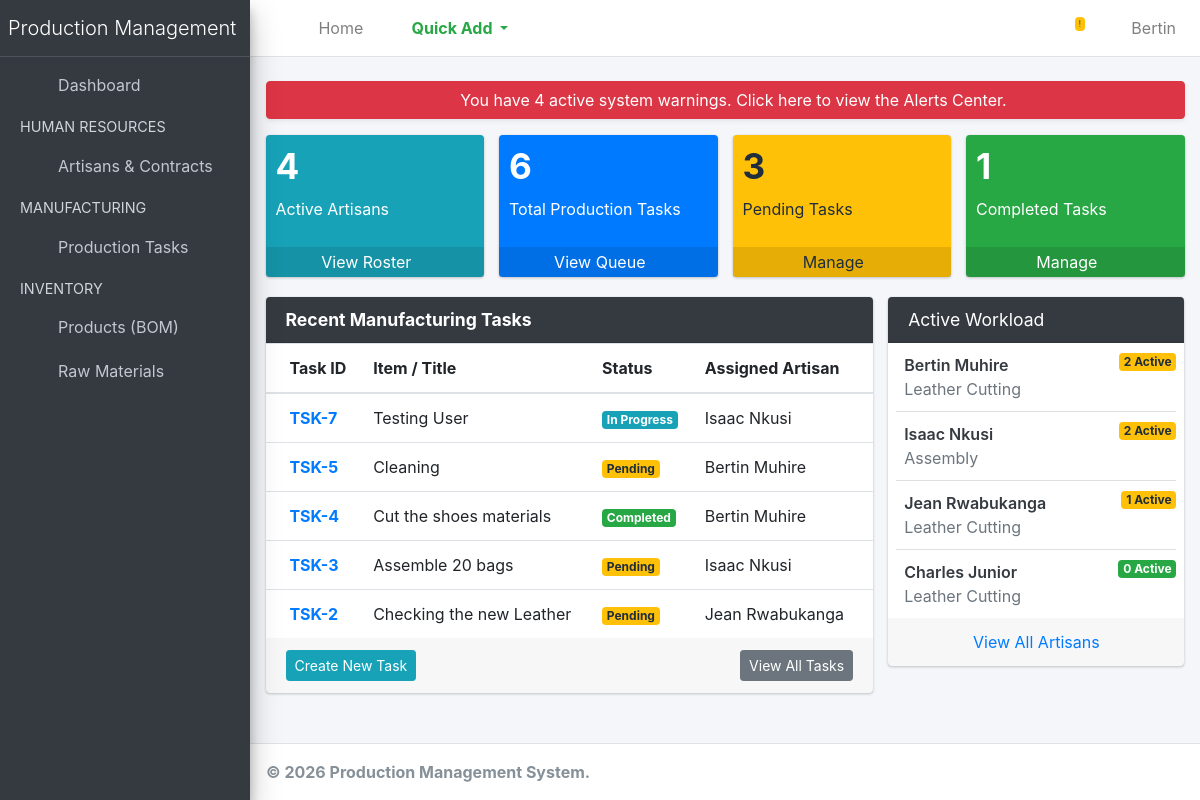
Before: / (signed in) with the older database file.
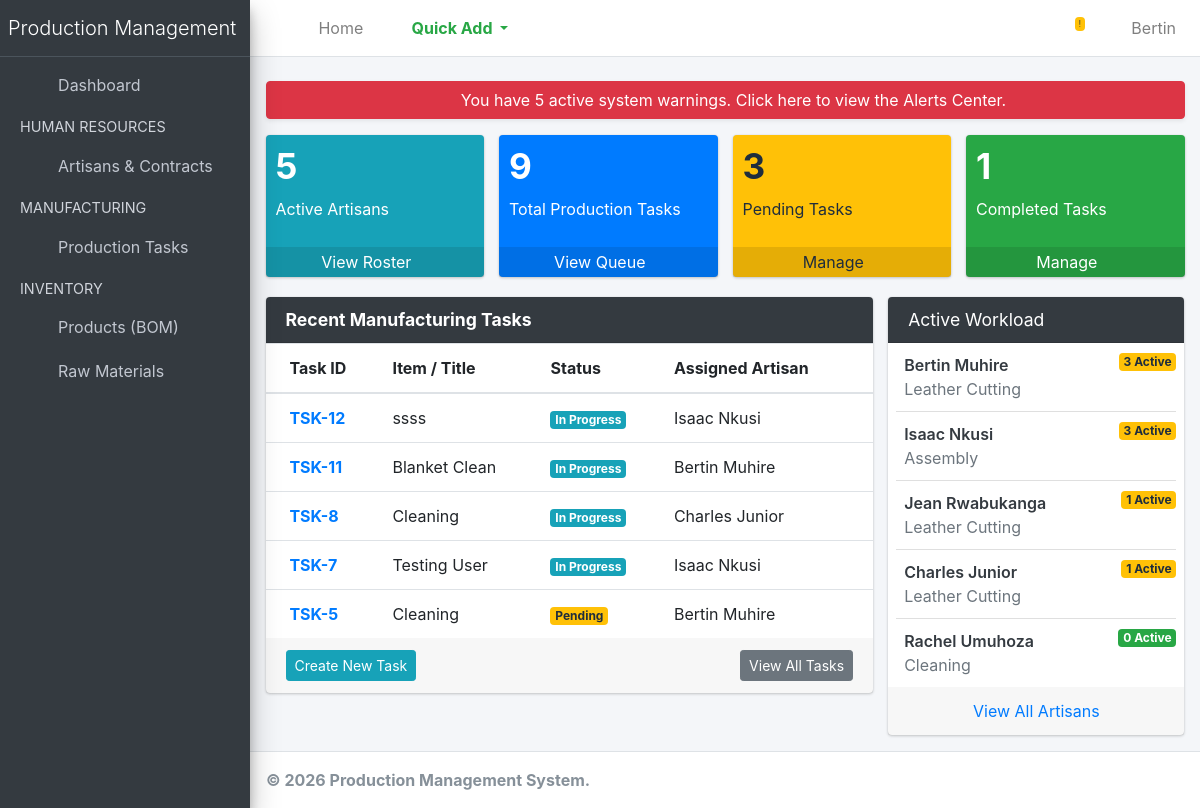
After: the same page with the newer database file.
### production/models.py (models this page shows, shortened)
class ProductionTask(models.Model):
    STATUS_CHOICES = [
        ('Pending', 'Pending'),
        ('In Progress', 'In Progress'),
        ('Completed', 'Completed'),
    ]
    title = models.CharField(max_length=200, help_text="e.g. Batch 1: Classic Belts")
    product = models.ForeignKey(Product, on_delete=models.PROTECT, related_name='tasks', null=True)
    target_quantity = models.PositiveIntegerField(default=1)
    produced_quantity = models.PositiveIntegerField(default=0)
    description = models.TextField(blank=True, null=True)
    assigned_to = models.ForeignKey(Employee, on_delete=models.SET_NULL, null=True, related_name='tasks')
    status = models.CharField(max_length=20, choices=STATUS_CHOICES, default='Pending')
    due_date = models.DateField()
    created_at = models.DateTimeField(auto_now_add=True)
    @property
    def is_overdue(self):
        if self.due_date and self.status != 'Completed':
            return self.due_date < datetime.date.today()
        return False
    def __init__(self, *args, **kwargs):
        super().__init__(*args, **kwargs)
        self._original_target = self.target_quantity if self.pk else 0

### employees/models.py (models this page shows, shortened)
class Employee(models.Model):
    first_name = models.CharField(max_length=50)
    last_name = models.CharField(max_length=50)
    department = models.ForeignKey(Department, on_delete=models.CASCADE, related_name='employees')
    hire_date = models.DateField(auto_now_add=True)
    is_active = models.BooleanField(default=True)
    def __str__(self):
        return f"{self.first_name} {self.last_name}"

class Department(models.Model):
    name = models.CharField(max_length=100, unique=True)
    description = models.TextField(blank=True, null=True)

### production/views.py (the view)
# urls.py: path('', dashboard, name='dashboard'), # This maps the root URL to dashboard
@login_required
def dashboard(request):
    total_artisans = Employee.objects.filter(is_active=True).count()
    total_tasks = ProductionTask.objects.count()
    pending_tasks = ProductionTask.objects.filter(status='Pending').count()
    completed_tasks = ProductionTask.objects.filter(status='Completed').count()
    recent_tasks = ProductionTask.objects.select_related('assigned_to', 'product').order_by('-created_at')[:5]
    low_stock_materials = RawMaterial.objects.filter(quantity_in_stock__lte=F('reorder_level'))
    open_tasks = ProductionTask.objects.exclude(status='Completed')
    overdue_tasks = [task for task in open_tasks if task.is_overdue]
    alert_count = low_stock_materials.count() + len(overdue_tasks)
    top_artisans = Employee.objects.filter(is_active=True).annotate(
        active_tasks=Count(
            'tasks',
            filter=Q(tasks__status__in=['Pending', 'In Progress'])
        )
    ).order_by('-active_tasks')[:5]
    context = {
        'total_artisans': total_artisans,
        'total_tasks': total_tasks,
        'pending_tasks': pending_tasks,
        'completed_tasks': completed_tasks,
        'recent_tasks': recent_tasks,
        'low_stock_materials': low_stock_materials,
        'overdue_tasks': overdue_tasks,
        'alert_count': alert_count,
        'top_artisans': top_artisans,
    }
    return render(request, 'dashboard.html', context)

### templates/dashboard.html (shortened to what the changed rows need)
{% extends 'base.html' %}
{% block content %}
{% if alert_count > 0 %}
<div class="row mb-3">
    <div class="col-12">
        <a href="{% url 'production:system_alerts' %}" class="btn btn-danger btn-block shadow-sm" style="animation: pulse 2s infinite;">
            <i class="fas fa-exclamation-triangle"></i> You have {{ alert_count }} active system warnings. Click here to view the Alerts Center.
        </a>
    </div>
</div>
{% endif %}
<div class="row">
    <div class="col-lg-3 col-6">
        <div class="small-box bg-info">
            <div class="inner">
                <h3>{{ total_artisans }}</h3>
                <p>Active Artisans</p>
            </div>
        </div>
    </div>
    <div class="col-lg-3 col-6">
        <div class="small-box bg-primary">
            <div class="inner">
                <h3>{{ total_tasks }}</h3>
                <p>Total Production Tasks</p>
            </div>
        </div>
    </div>
</div>
<div class="row">
    <div class="col-lg-8">
        <div class="card">
            <div class="card-body p-0">
                <div class="table-responsive">
                    <table class="table m-0 table-hover">
                        <thead>
                            <tr>
                                <th>Task ID</th>
                                <th>Item / Title</th>
                                <th>Status</th>
                                <th>Assigned Artisan</th>
                            </tr>
                        </thead>
                        <tbody>
                            {% for task in recent_tasks %}
                            <tr>
                                <td><a href="{% url 'production:task_detail' task.pk %}"><strong>TSK-{{ task.id }}</strong></a></td>
                                <td>{{ task.title }}</td>
                                <td>
                                    {% if task.status == 'Completed' %}
                                        <span class="badge badge-success">Completed</span>
                                    {% elif task.status == 'In Progress' %}
                                        <span class="badge badge-info">In Progress</span>
                                    {% else %}
                                        <span class="badge badge-warning">Pending</span>
                                    {% endif %}
                                </td>
                                <td>{{ task.assigned_to|default:"Unassigned" }}</td>
                            </tr>
                            {% empty %}
                            <tr><td colspan="4" class="text-center">No recent tasks found.</td></tr>
                            {% endfor %}
                        </tbody>
                    </table>
                </div>
            </div>
        </div>
    </div>
    <div class="col-lg-4">
        <div class="card">
            <div class="card-body p-0">
                <ul class="products-list product-list-in-card pl-2 pr-2">
                    {% for artisan in top_artisans %}
                    <li class="item">
                        <div class="product-info ml-2">
                            <a href="{% url 'employees:employee_detail' artisan.id %}" class="product-title text-dark">
                                {{ artisan.first_name }} {{ artisan.last_name }}
                                <span class="badge {% if artisan.active_tasks > 3 %}badge-danger{% elif artisan.active_tasks > 0 %}badge-warning{% else %}badge-success{% endif %} float-right">
                                    {{ artisan.active_tasks }} Active
                                </span>
                            </a>
                            <span class="product-description">
                                {{ artisan.department.name }}
                            </span>
                        </div>
                    </li>
                    {% empty %}
                    <li class="item text-center text-muted py-3">No active assignments.</li>
                    {% endfor %}
                </ul>
            </div>
        </div>
    </div>
</div>
{% endblock %}

Changed rows visible on the page:
no longer on this page (row unchanged): ProductionTask: id "4", title "Cut the shoes materials", status "Completed", assigned_to "Bertin Muhire"
no longer on this page (row unchanged): ProductionTask: id "3", title "Assemble 20 bags", status "Pending", assigned_to "Isaac Nkusi"
no longer on this page (row unchanged): ProductionTask: id "2", title "Checking the new Leather", status "Pending", assigned_to "Jean Rwabukanga"
added ProductionTask: id "12", title "ssss", status "In Progress", assigned_to "Isaac Nkusi"
added ProductionTask: id "11", title "Blanket Clean", status "In Progress", assigned_to "Bertin Muhire"
added ProductionTask: id "8", title "Cleaning", status "In Progress", assigned_to "Charles Junior"
computed for Employee "Bertin": active_tasks "2" → "3"
computed for Employee "Isaac": active_tasks "2" → "3"
computed for Employee "Charles": active_tasks "0" → "1"
added Employee: first_name "Rachel", last_name "Umuhoza", active_tasks "0", department.name "Cleaning"
Other visible differences:
{{ alert_count }}: "4" → "5"
{{ total_artisans }}: "4" → "5"
{{ total_tasks }}: "6" → "9"
